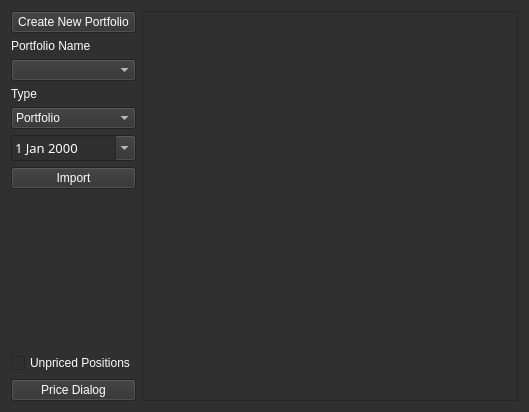
<?xml version="1.0" encoding="UTF-8"?>
<ui version="4.0">
 <class>Form</class>
 <widget class="QWidget" name="Form">
  <property name="geometry">
   <rect>
    <x>0</x>
    <y>0</y>
    <width>529</width>
    <height>412</height>
   </rect>
  </property>
  <property name="maximumSize">
   <size>
    <width>550</width>
    <height>450</height>
   </size>
  </property>
  <property name="windowTitle">
   <string>Form</string>
  </property>
  <property name="styleSheet">
   <string notr="true">background-color: rgb(48, 48, 48);
font: 10pt &quot;Bloomberg Prop Unicode N&quot;;
color: rgb(255, 255, 255);
</string>
  </property>
  <layout class="QVBoxLayout" name="verticalLayout_4">
   <item>
    <layout class="QHBoxLayout" name="horizontalLayout">
     <item>
      <layout class="QVBoxLayout" name="verticalLayout_3">
       <item>
        <layout class="QVBoxLayout" name="verticalLayout">
         <item>
          <widget class="QPushButton" name="pushButtonCreate">
           <property name="text">
            <string>Create New Portfolio</string>
           </property>
          </widget>
         </item>
         <item>
          <widget class="QLabel" name="label">
           <property name="text">
            <string>Portfolio Name</string>
           </property>
          </widget>
         </item>
         <item>
          <widget class="QComboBox" name="comboBoxPortfolio"/>
         </item>
         <item>
          <widget class="QLabel" name="label_2">
           <property name="text">
            <string>Type</string>
           </property>
          </widget>
         </item>
         <item>
          <widget class="QComboBox" name="comboBoxPortfolioType">
           <item>
            <property name="text">
             <string>Portfolio</string>
            </property>
           </item>
           <item>
            <property name="text">
             <string>Benchmark</string>
            </property>
           </item>
          </widget>
         </item>
         <item>
          <widget class="QDateEdit" name="dateEdit">
           <property name="font">
            <font>
             <family>Bloomberg Prop Unicode N</family>
             <pointsize>10</pointsize>
            </font>
           </property>
           <property name="styleSheet">
            <string notr="true">color: rgb(255, 255, 255);</string>
           </property>
           <property name="calendarPopup">
            <bool>true</bool>
           </property>
          </widget>
         </item>
         <item>
          <widget class="QPushButton" name="pushButtonImport">
           <property name="text">
            <string>Import</string>
           </property>
          </widget>
         </item>
        </layout>
       </item>
       <item>
        <spacer name="verticalSpacer">
         <property name="orientation">
          <enum>Qt::Vertical</enum>
         </property>
         <property name="sizeHint" stdset="0">
          <size>
           <width>20</width>
           <height>40</height>
          </size>
         </property>
        </spacer>
       </item>
       <item>
        <layout class="QVBoxLayout" name="verticalLayout_2">
         <item>
          <widget class="QCheckBox" name="checkBoxUnpricedPositions">
           <property name="enabled">
            <bool>false</bool>
           </property>
           <property name="text">
            <string>Unpriced Positions</string>
           </property>
           <property name="checkable">
            <bool>true</bool>
           </property>
          </widget>
         </item>
         <item>
          <widget class="QPushButton" name="pushButtonPrice">
           <property name="text">
            <string>Price Dialog</string>
           </property>
          </widget>
         </item>
        </layout>
       </item>
      </layout>
     </item>
     <item>
      <widget class="QPlainTextEdit" name="textEditPositions">
       <property name="font">
        <font>
         <family>Bloomberg Prop Unicode N</family>
         <pointsize>10</pointsize>
        </font>
       </property>
       <property name="styleSheet">
        <string notr="true">color: rgb(255, 255, 255);</string>
       </property>
      </widget>
     </item>
    </layout>
   </item>
  </layout>
 </widget>
 <resources/>
 <connections/>
</ui>
